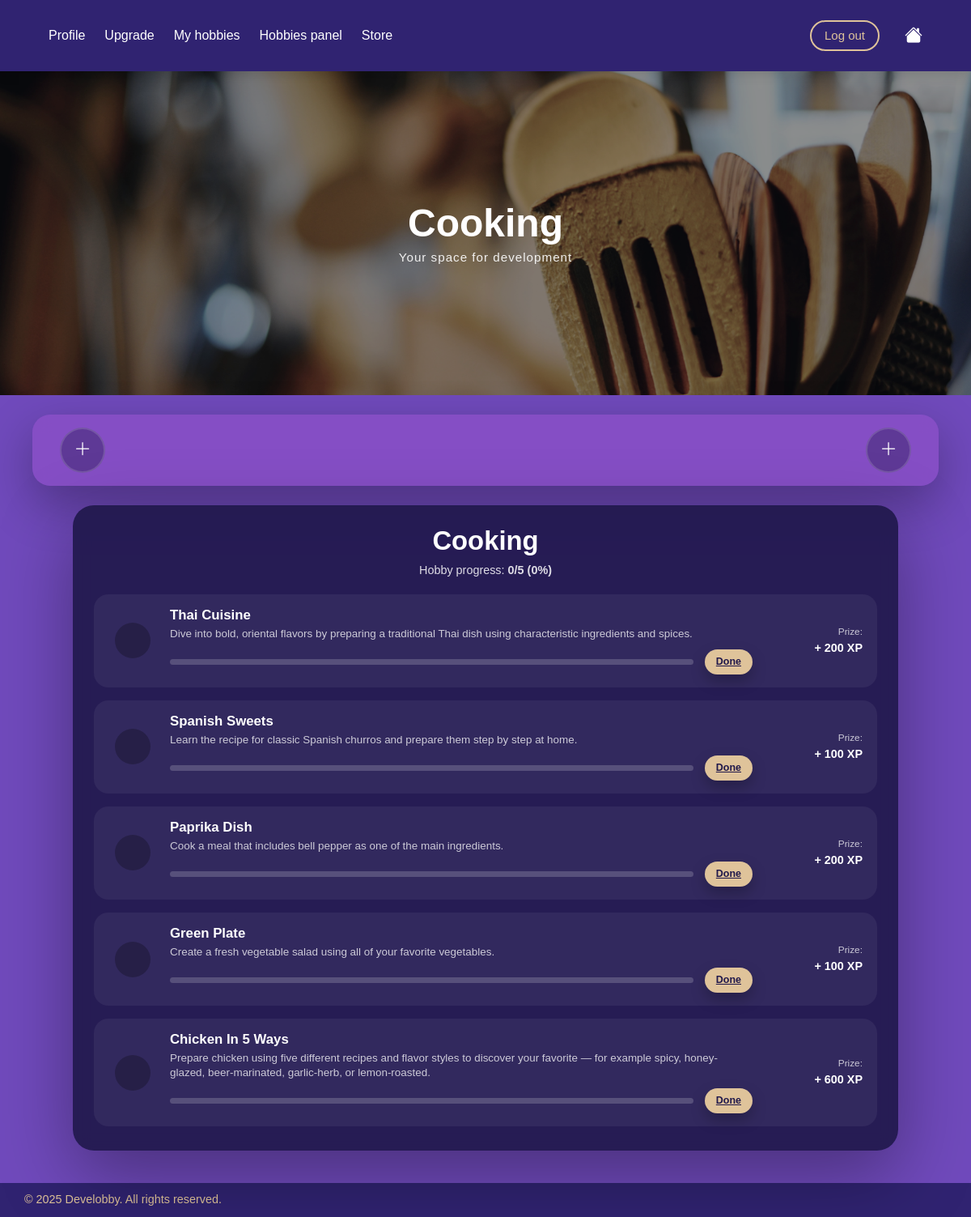
The app's page /hobby/1/ (signed in) with its own data.
### myapp/models.py (models this page shows, shortened)
class HobbyDetail(models.Model):
    name = models.CharField(max_length=100, unique=True)
    description = models.TextField()

class Challenge(models.Model):
    title = models.CharField(max_length=200)
    description = models.TextField()
    xp_reward = models.PositiveIntegerField()
    hobby_detail = models.ForeignKey(HobbyDetail, on_delete=models.CASCADE)

### myapp/views.py (the view)
# urls.py: path("hobby/<int:detail_id>/", views.hobby_detail, name="hobby_detail"),
@login_required
def hobby_detail(request, detail_id):
    detail = get_object_or_404(HobbyDetail, id=detail_id)
    challenges = Challenge.objects.filter(hobby_detail=detail)
    HOBBY_BANNERS = {
        "Cooking": "hobby_cooking.png",
        "Drawing": "hobby_drawing.png",
        "Coding": "hobby_coding.png",
        "Music": "hobby_music.png",
        "Fitness": "hobby_fitness.png",
    }
    HOBBY_ICONS = {
        "Cooking": "fi fi-rr-hat-chef",
        "Drawing": "fi fi-rr-drawer-alt",
        "Coding": "fi fi-rr-square-terminal",
        "Music": "fi fi-rr-music-alt",
        "Fitness": "fi fi-tr-dumbbell-ray",
    }
    CHALLENGE_ICONS = {
        "Thai Cuisine": "fi fi-sr-bowl-chopsticks-noodles",
        "Spanish Sweets": "fi fi-sr-candy",
        "Paprika Dish": "fi fi-sr-pepper-alt",
        "Green Plate": "fi fi-sr-salad",
        "Chicken In 5 Ways": "fi fi-sr-turkey",
        "Basic Shapes": "fi fi-ss-resources",
        "Still Life Study": "fi fi-sr-apple-whole",
        "Texture Practice": "fi fi-br-fabric",
        "Gesture Sketching": "fi fi-sr-transporter",
        "14 Days Drawing Challenge": "fi fi-br-paintbrush-pencil",
        "Simple Calculator": "fi fi-br-calculator",
        "Data Structures Practice": "fi fi-sr-folder-open",
        "Calendar": "fi fi-br-calendar-day",
        "Rock, Paper, Scissors": "fi fi-sc-gamepad",
        "Roman to Arabic Converter": "fi fi-sr-pillar",
        "Rhythm Foundations": "fi fi-sr-headphones-rhythm",
        "Chill Lo-Fi Vibes": "fi fi-sr-circle-waveform-lines",
        "Sound Collector": "fi fi-sr-microphone",
        "Music for Motion": "fi fi-rr-film",
        "Latin Heat": "fi fi-rs-temperature-high",
        "Warm-Up Essentials": "fi fi-br-yoga-moon",
        "Cardio Exploration": "fi fi-br-treadmill",
        "Build Endurance": "fi fi-rr-dumbbell-weightlifting",
        "Dumbbell Training": "fi fi-sr-gym",
        "Mobility Improvement": "fi fi-br-meditation",
    }
    detail.banner = HOBBY_BANNERS.get(detail.name, "default_banner.png")
    detail.icon = HOBBY_ICONS.get(detail.name, "bi bi-star")
    for ch in challenges:
        ch.icon = CHALLENGE_ICONS.get(ch.title, "bi bi-circle-half")
    hobbies = request.user.hobbies.all()
    for h in hobbies:
        h.detail.icon = HOBBY_ICONS.get(h.detail.name, "bi bi-star")
    user_challenges = UserChallenges.objects.filter(
        user=request.user,
        challenge__in=challenges
    )
    progress_map = {uc.challenge_id: uc for uc in user_challenges}
    for ch in challenges:
        uc = progress_map.get(ch.id)
        if uc is None:
            ch.user_state = "not_started"
        elif uc.completed:
            ch.user_state = "completed"
        else:
            ch.user_state = "done"
    total = challenges.count()
    completed = len([c for c in challenges if c.user_state == "completed"])
    percent = int((completed / total) * 100) if total > 0 else 0
    return render(request, "myapp/hobby_detail.html", {
        "detail": detail,
        "challenges": challenges,
        "hobbies": hobbies,
        "completed": completed,
        "total": total,
        "percent": percent,
    })

### myapp/templates/myapp/hobby_detail.html (shortened to what this page needs)
{% extends "myapp/base.html" %}
{% load static %}
{% block extra_css %}
<link rel="stylesheet" href="{% static 'css/hobby_detail.css' %}">
<link rel='stylesheet' href='https://cdn-uicons.flaticon.com/3.0.0/uicons-bold-rounded/css/uicons-bold-rounded.css'>
<link rel='stylesheet' href='https://cdn-uicons.flaticon.com/3.0.0/uicons-solid-rounded/css/uicons-solid-rounded.css'>
<link rel='stylesheet' href='https://cdn-uicons.flaticon.com/3.0.0/uicons-regular-straight/css/uicons-regular-straight.css'>
<link rel='stylesheet' href='https://cdn-uicons.flaticon.com/3.0.0/uicons-brands/css/uicons-brands.css'>
<link rel='stylesheet' href='https://cdn-uicons.flaticon.com/3.0.0/uicons-regular-rounded/css/uicons-regular-rounded.css'>
<link rel='stylesheet' href='https://cdn-uicons.flaticon.com/3.0.0/uicons-solid-straight/css/uicons-solid-straight.css'>
<link rel='stylesheet' href='https://cdn-uicons.flaticon.com/3.0.0/uicons-solid-chubby/css/uicons-solid-chubby.css'>
<link rel='stylesheet' href='https://cdn-uicons.flaticon.com/3.0.0/uicons-thin-rounded/css/uicons-thin-rounded.css'>
{% endblock %}
{% block content %}
<div class="hobby-banner"
     style="background-image: url('{% static 'img/' %}{{ detail.banner }}');">
    <div class="banner-text">
        <h1 class="hero-title">{{ detail.name }}</h1>
        <p class="hero-subtitle">Your space for development</p>
    </div>
</div>
<div class="hobby-icons-bar">
    <button class="circle-btn plus-btn" title="Add hobby">
        <i class="bi bi-plus-lg"></i>
    </button>
    <button class="circle-btn plus-btn" title="Add hobby">
        <i class="bi bi-plus-lg"></i>
    </button>
</div>
<div class="hobby-card">
    <div class="hobby-head">
        <h2>{{ detail.name }}</h2>
        <p>Hobby progress: <b>{{ completed }}/{{ total }} ({{ percent }}%)</b></p>
    </div>
    <div class="tasks-list">
        {% for challenge in challenges %}
        <article class="task-item {% if challenge.user_state == 'completed' %}disabled{% endif %}">
            <div class="task-col-icon">
                <div class="task-icon">
                </div>
            </div>
            <div class="task-col-main">
                <h3>{{ challenge.title }}</h3>
                <p>{{ challenge.description }}</p>
                <div class="task-progress-row">
                    <div class="task-bar">
                    </div>
                    {% if challenge.user_state == "not_started" %}
                        <a href="{% url 'challenge_done' challenge.id %}" class="mini-btn">Done</a>
                    {% elif challenge.user_state == "done" %}
                        <a href="{% url 'challenge_collect' challenge.id %}" class="mini-btn">Collect prize</a>
                    {% elif challenge.user_state == "completed" %}
                        <button class="mini-btn" disabled>Completed</button>
                    {% endif %}
                </div>
            </div>
            <div class="task-col-xp">
                <span class="prize-label">Prize:</span>
                <span class="prize-xp">+ {{ challenge.xp_reward }} XP</span>
            </div>
        </article>
        {% endfor %}
    </div>
</div>
<footer class="main-footer">
  © 2025 Develobby. All rights reserved.
</footer>
{% endblock %}

### myapp/static/css/style.css (style rules this page uses)
:root { --dark-purple: #302371; --purple: #543EA7; --beige: #DFC39A; --violet: #704ABC; --pink-violet: #9753CC; --light-violet: #B4A2E7; --white: #ffffff; }
* { box-sizing: border-box; margin: 0; padding: 0; font-family: 'Arial', sans-serif; }
body { margin: 0; background: #704ABC; color: var(--white); }
.hero-subtitle { font-size: 1rem; letter-spacing: 1px; margin-bottom: 2px; line-height: 1.1; }
.hero-title { font-size: 2.2rem; font-weight: 700; margin-top: 6px; margin-bottom: 18px; }
.main-footer { background-color: #302371; color: #DFC39A; text-align: center; padding: 18px 12px; font-size: 0.9rem; font-weight: 500; }

### myapp/static/css/hobby_detail.css (style rules this page uses)
:root { --dark-purple: #20184B; --purple: #402F96; --beige: #DFC39A; --white: #ffffff; --card: rgba(32, 24, 75, 0.90); --card-soft: rgba(32, 24, 75, 0.74); }
.hobby-banner { width: 100%; height: 400px; background-size: cover; background-position: center 30%; background-repeat: no-repeat; position: relative; overflow: hidden; }
.banner-text { position: absolute; inset: 0; background: rgba(0,0,0,0.42); display: flex; flex-direction: column; justify-content: center; align-items: center; text-align: center; }
.hero-title { font-size: 3rem; font-weight: 900; margin: 0; }
.hero-subtitle { margin-top: 6px; opacity: 0.9; font-size: 0.95rem; }
.hobby-icons-bar { width: 100%; max-width: 1120px; margin: 24px auto; background: rgba(151, 83, 204, 0.55); border-radius: 22px; display: flex; justify-content: space-between; align-items: center; padding: 16px 34px; box-shadow: 0 22px 60px rgba(0,0,0,0.30); backdrop-filter: blur(10px); }
.circle-btn { width: 56px; height: 56px; border-radius: 999px; border: 2px solid rgba(255,255,255,0.14); background: rgba(32, 24, 75, 0.65); color: white; display: grid; place-items: center; font-size: 1.35rem; cursor: pointer; transition: transform 0.15s ease, opacity 0.15s ease; }
.plus-btn { background: rgba(32, 24, 75, 0.38); }
.hobby-card { max-width: 1020px; margin: 24px auto 40px; background: rgba(32, 24, 75, 0.92); border-radius: 26px; padding: 24px 26px 30px; box-shadow: 0 30px 90px rgba(0,0,0,0.35); backdrop-filter: blur(10px); }
.hobby-head { text-align: center; margin-bottom: 18px; }
.hobby-head h2 { font-size: 2.05rem; font-weight: 900; margin: 0; }
.hobby-head p { margin: 7px 0 0; opacity: 0.85; font-size: 0.9rem; }
.tasks-list { display: flex; flex-direction: column; gap: 16px; }
.task-item { display: grid; grid-template-columns: 60px 1fr 120px; gap: 16px; background: rgba(255,255,255,0.06); border-radius: 18px; padding: 16px 18px; align-items: center; }
.task-col-icon { display: flex; justify-content: center; }
.task-icon { width: 44px; height: 44px; border-radius: 999px; background: rgba(0,0,0,0.25); display: grid; place-items: center; font-size: 1.25rem; }
.task-col-main h3 { margin: 0; font-size: 1.05rem; font-weight: 900; }
.task-col-main p { margin: 4px 0 10px; opacity: 0.75; font-size: 0.84rem; line-height: 1.35; }
.task-progress-row { display: flex; align-items: center; gap: 14px; }
.task-bar { flex: 1; height: 7px; background: rgba(255,255,255,0.18); border-radius: 99px; overflow: hidden; }
.mini-btn { flex-shrink: 0; background: var(--beige); color: var(--dark-purple); border: none; border-radius: 999px; padding: 6px 14px; font-size: 0.78rem; font-weight: 700; cursor: pointer; box-shadow: 0 8px 18px rgba(0,0,0,0.25); }
.task-col-xp { text-align: right; }
.prize-label { display: block; font-size: 0.74rem; opacity: 0.75; }
.prize-xp { display: block; font-weight: 900; font-size: 0.9rem; }
.main-footer { color: #DFC39A; background-color: #302371; text-align: left; padding: 10px 30px; margin-top: 40px; }

### records on screen
HobbyDetail: name "Cooking"
Challenge: title "Thai Cuisine", description "Dive into bold, oriental flavors by preparing a traditional Thai dish using characteristic ingredients and spices.", shows "Done", xp_reward "200"
Challenge: title "Spanish Sweets", description "Learn the recipe for classic Spanish churros and prepare them step by step at home.", shows "Done", xp_reward "100"
Challenge: title "Paprika Dish", description "Cook a meal that includes bell pepper as one of the main ingredients.", shows "Done", xp_reward "200"
Challenge: title "Green Plate", description "Create a fresh vegetable salad using all of your favorite vegetables.", shows "Done", xp_reward "100"
Challenge: title "Chicken In 5 Ways", description "Prepare chicken using five different recipes and flavor styles to discover your favorite — for example spicy, honey-glazed, beer-marinated, garlic-herb, or lemon-roasted.", shows "Done", xp_reward "600"

### other values on screen
{{ completed }} "0"
{{ total }} "5"
{{ percent }} "0"
